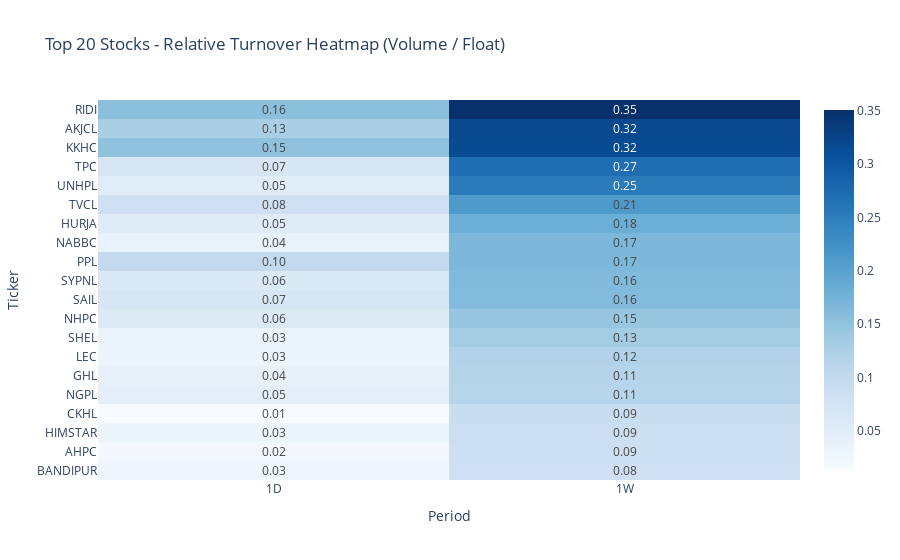

The cell this chart's notebook holds for it:
### Code cell
from scripts.volume_to_float_heatmap import plot_relative_turnover_heatmap

plot_relative_turnover_heatmap(adjusted_price, float_data, 20)

### Figure 1 — Plotly figure (JSON) as saved in the notebook; plotly's stock layout.template omitted (floating-point values rounded to 4 significant figures)
{"data": [{"coloraxis": "coloraxis", "hovertemplate": "x: %{x}<br>Ticker: %{y}<br>color: %{z}<extra></extra>", "name": "0", "texttemplate": "%{z:.2f}", "type": "heatmap", "x": ["1D", "1W"], "xaxis": "x", "y": ["RIDI", "AKJCL", "KKHC", "TPC", "UNHPL", "TVCL", "HURJA", "NABBC", "PPL", "SYPNL", "SAIL", "NHPC", "SHEL", "LEC", "GHL", "NGPL", "CKHL", "HIMSTAR", "AHPC", "BANDIPUR"], "yaxis": "y", "z": [[0.1555, 0.3506], [0.1272, 0.3187], [0.1518, 0.316], [0.06999, 0.2696], [0.05176, 0.2537], [0.08451, 0.2114], [0.05456, 0.1817], [0.03787, 0.1673], [0.1021, 0.1671], [0.06175, 0.1639], [0.06868, 0.1628], [0.05901, 0.1452], [0.03334, 0.133], [0.02991, 0.1202], [0.03848, 0.115], [0.04703, 0.1137], [0.01342, 0.09245], [0.03168, 0.08681], [0.02083, 0.08564], [0.02543, 0.08386]]}], "layout": {"autosize": true, "coloraxis": {"colorscale": [[0, "rgb(247,251,255)"], [0.125, "rgb(222,235,247)"], [0.25, "rgb(198,219,239)"], [0.375, "rgb(158,202,225)"], [0.5, "rgb(107,174,214)"], [0.625, "rgb(66,146,198)"], [0.75, "rgb(33,113,181)"], [0.875, "rgb(8,81,156)"], [1, "rgb(8,48,107)"]]}, "title": {"text": "Top 20 Stocks - Relative Turnover Heatmap (Volume / Float)"}, "xaxis": {"anchor": "y", "autorange": true, "domain": [0, 1], "range": [-0.5, 1.5], "title": {"text": "Period"}, "type": "category"}, "yaxis": {"anchor": "x", "autorange": true, "domain": [0, 1], "range": [19.5, -0.5], "title": {"text": "Ticker"}, "type": "category"}}}
